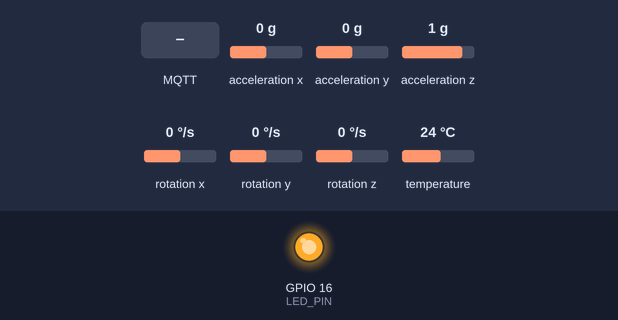
This program was run on a simulated ESP32. Parts: output pins drawn as LEDs (lit = HIGH). Inputs (shaded band) come from the test bench; at power-on: acceleration x 0 g, acceleration y 0 g, acceleration z 1 g, rotation x 0 °/s, rotation y 0 °/s, rotation z 0 °/s, temperature 24 °C. WiFi joins after 1.5 s; servers stay silent unless stated; uploads are accepted with an empty reply; no MQTT or app messages arrive unless stated; what the program prints to the serial monitor is not drawn.

Above: at 2.7 s.
2.8 s: MQTT message "heeling" arrives on the first subscribed topic
4.3 s: acceleration x set to -1.4 g
6.0 s: MQTT message "footing" arrives on the first subscribed topic
At 7.3 s:
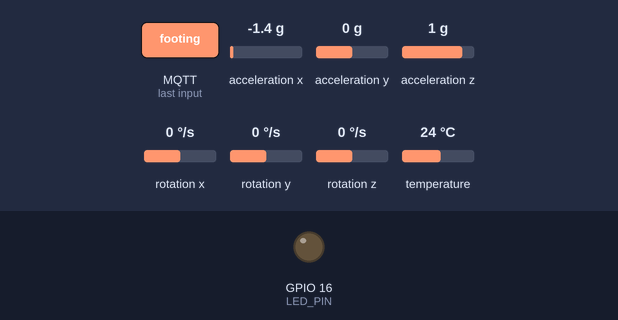
8.0 s: acceleration y set to -1.4 g
11.0 s: MQTT message "1" arrives on the first subscribed topic
12.5 s: MQTT message "0" arrives on the first subscribed topic
At 13.7 s:
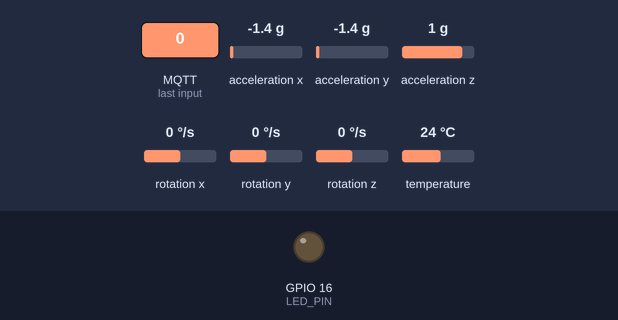
Timing chart, 0 to 15.0 s (numbered marks = the images above; inputs shaded):
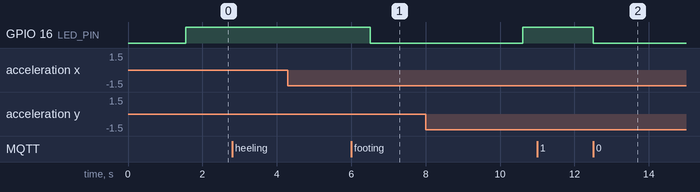

Measured:
- after the input at 2.8 s, every drawn part: stays the same
- after the input at 4.3 s, every drawn part: stays the same
- after the input at 6.0 s, GPIO 16 (LED_PIN): HIGH → LOW after 0.52 s
- after the input at 11.0 s, every drawn part: stays the same
- after the input at 12.5 s, GPIO 16 (LED_PIN): HIGH → LOW at once

The program:

main.cpp
```cpp
#include <WiFi.h>
#include <Adafruit_MPU6050.h>
#include <Adafruit_Sensor.h>
#include <Wire.h>
#include <Arduino_JSON.h>
#include <HTTPClient.h>
#include <PubSubClient.h>

// Constants
const unsigned long MEASUREMENT_TIME = 5000;
const unsigned long WIFI_TIMEOUT = 30000; // 30 seconds timeout for WiFi connection
const unsigned long MQTT_RETRY_DELAY = 5000;
const unsigned long LED_BLINK_INTERVAL = 75;
const int MEASUREMENTS_COUNT = 250;
const int LED_PIN = 16;

// Wi-Fi and MQTT configuration
const char *WIFI_SSID = "LABREDES";
const char *WIFI_PASSWORD = "F0rmul4-1";
const char *MQTT_BROKER = "broker.emqx.io";
const char *MQTT_TOPIC = "test/start";
const char *MQTT_USER = "A00395404Esp";
const int MQTT_PORT = 1883;

// Server configuration
const char *SERVER_URL = "http://192.168.130.119:8080/tests";

// Global objects
Adafruit_MPU6050 mpu;
WiFiClient espClient;
PubSubClient mqttClient(espClient);

// Enum for LED states
enum State
{
  READY,
  READING,
  NOT_READY,
  ERROR
};

// Function declarations
void setLed(State state);
JSONVar readMpu();
bool connectWiFi();
void connectMQTT();
bool initializeMPU();
void sendJSON(const JSONVar &jsonDoc);
void mqttCallback(char *topic, byte *msg, unsigned int length);

void setLed(State state)
{
  static unsigned long lastBlink = 0;
  static bool ledState = false;

  switch (state)
  {
  case READY:
    digitalWrite(LED_PIN, HIGH);
    break;
  case NOT_READY:
    digitalWrite(LED_PIN, LOW);
    break;
  case READING:
    if (millis() - lastBlink >= LED_BLINK_INTERVAL)
    {
      ledState = !ledState;
      digitalWrite(LED_PIN, ledState);
      lastBlink = millis();
    }
    break;
  case ERROR:
    // Fast blink for error state
    if (millis() - lastBlink >= LED_BLINK_INTERVAL / 2)
    {
      ledState = !ledState;
      digitalWrite(LED_PIN, ledState);
      lastBlink = millis();
    }
    break;
  }
}

JSONVar readMpu() {
  sensors_event_t a, g, temp;
  mpu.getEvent(&a, &g, &temp);

  JSONVar reading;
  reading["accel"]["x"] = a.acceleration.x;
  reading["accel"]["y"] = a.acceleration.y;
  reading["accel"]["z"] = a.acceleration.z;
  reading["gyro"]["x"] = g.gyro.x;
  reading["gyro"]["y"] = g.gyro.y;
  reading["gyro"]["z"] = g.gyro.z;
  reading["timestamp"] = millis();

  return reading;
}

bool connectWiFi()
{
  Serial.print("Connecting to WiFi");
  WiFi.begin(WIFI_SSID, WIFI_PASSWORD);

  unsigned long startAttemptTime = millis();

  while (WiFi.status() != WL_CONNECTED && millis() - startAttemptTime < WIFI_TIMEOUT)
  {
    delay(500);
    Serial.print(".");
  }

  if (WiFi.status() != WL_CONNECTED)
  {
    Serial.println("\nFailed to connect to WiFi");
    return false;
  }

  Serial.println("\nConnected to WiFi");
  Serial.println("IP address: " + WiFi.localIP().toString());
  return true;
}

void connectMQTT()
{
  while (!mqttClient.connected())
  {
    Serial.println("Connecting to MQTT...");

    if (mqttClient.connect(MQTT_USER))
    {
      Serial.println("Connected to MQTT broker");
      mqttClient.subscribe(MQTT_TOPIC);
    }
    else
    {
      Serial.print("Failed to connect to MQTT, rc=");
      Serial.println(mqttClient.state());
      setLed(ERROR);
      delay(MQTT_RETRY_DELAY);
    }
  }
}

bool initializeMPU()
{
  Serial.println("Initializing MPU6050...");

  if (!mpu.begin())
  {
    Serial.println("Failed to find MPU6050 chip");
    return false;
  }

  mpu.setAccelerometerRange(MPU6050_RANGE_8_G);
  mpu.setGyroRange(MPU6050_RANGE_500_DEG);
  mpu.setFilterBandwidth(MPU6050_BAND_21_HZ);

  Serial.println("MPU6050 initialized successfully");
  return true;
}

void sendJSON(const JSONVar &jsonDoc)
{
  if (WiFi.status() != WL_CONNECTED)
  {
    Serial.println("Error: WiFi not connected");
    setLed(ERROR);
    return;
  }

  HTTPClient http;
  http.begin(SERVER_URL);
  http.addHeader("Content-Type", "application/json");

  String jsonString = JSON.stringify(jsonDoc);
  Serial.println(jsonString);
  int httpResponseCode = http.POST(jsonString);

  if (httpResponseCode > 0)
  {
    Serial.printf("HTTP Response code: %d\n", httpResponseCode);
    String response = http.getString();
    Serial.println("Response: " + response);
  }
  else
  {
    Serial.printf("Error sending HTTP POST: %d\n", httpResponseCode);
    setLed(ERROR);
  }

  http.end();
}

void mqttCallback(char *topic, byte *msg, unsigned int length)
{
  String testType = "";
  for (int i = 0; i < length; i++)
  {
    testType += (char)msg[i];
  }
  testType.trim();

  Serial.println("Received test request: " + testType + " from topic: " + String(topic));

  if (testType.equalsIgnoreCase("heeling") || testType.equalsIgnoreCase("footing"))
  {
    setLed(READING);

    JSONVar testData;
    testData["type"] = testType;

    for (int i = 0; i < MEASUREMENTS_COUNT; i++) {
      JSONVar reading = readMpu();
      Serial.println(JSON.stringify(reading));
      testData["measurements"][i] = reading;
      // delay(50); // 50ms delay between measurements for stability
    }

    Serial.println("Sending measurements to server...");
    sendJSON(testData);
    setLed(READY);
  }
  else
  {
    Serial.println("Invalid test type! Must be 'footing' or 'heeling'");
    setLed(ERROR);
  }
}

void setup()
{
  Serial.begin(115200);
  pinMode(LED_PIN, OUTPUT);
  setLed(NOT_READY);

  if (!initializeMPU())
  {
    setLed(ERROR);
    while (1)
      delay(100); // Halt if MPU initialization fails
  }

  if (!connectWiFi())
  {
    setLed(ERROR);
    while (1)
      delay(100); // Halt if WiFi connection fails
  }

  mqttClient.setServer(MQTT_BROKER, MQTT_PORT);
  mqttClient.setCallback(mqttCallback);

  setLed(READY);
}

void loop()
{
  if (!mqttClient.connected())
  {
    setLed(NOT_READY);
    connectMQTT();
    setLed(READY);
  }

  mqttClient.loop();

  // Monitor WiFi connection
  if (WiFi.status() != WL_CONNECTED)
  {
    setLed(NOT_READY);
    if (connectWiFi())
    {
      setLed(READY);
    }
  }
}
```
